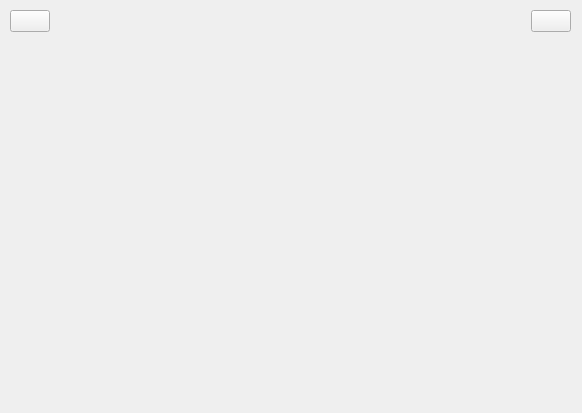
<?xml version="1.0" encoding="UTF-8"?>
<ui version="4.0">
 <class>MastrView</class>
 <widget class="QWidget" name="MastrView">
  <property name="geometry">
   <rect>
    <x>0</x>
    <y>0</y>
    <width>582</width>
    <height>413</height>
   </rect>
  </property>
  <property name="windowTitle">
   <string>MastrView</string>
  </property>
  <widget class="QStackedWidget" name="stackedWidget">
   <property name="geometry">
    <rect>
     <x>10</x>
     <y>60</y>
     <width>571</width>
     <height>291</height>
    </rect>
   </property>
  </widget>
  <widget class="QWidget" name="layoutWidget">
   <property name="geometry">
    <rect>
     <x>10</x>
     <y>10</y>
     <width>561</width>
     <height>22</height>
    </rect>
   </property>
   <layout class="QHBoxLayout" name="horizontalLayout">
    <item>
     <widget class="QPushButton" name="btBack">
      <property name="text">
       <string/>
      </property>
      <property name="icon">
       <iconset resource="lab4.qrc">
        <normaloff>:/tu/20.png</normaloff>:/tu/20.png</iconset>
      </property>
     </widget>
    </item>
    <item>
     <spacer name="horizontalSpacer_2">
      <property name="orientation">
       <enum>Qt::Horizontal</enum>
      </property>
      <property name="sizeHint" stdset="0">
       <size>
        <width>37</width>
        <height>13</height>
       </size>
      </property>
     </spacer>
    </item>
    <item>
     <widget class="QLabel" name="labelTitle">
      <property name="text">
       <string/>
      </property>
     </widget>
    </item>
    <item>
     <spacer name="horizontalSpacer">
      <property name="orientation">
       <enum>Qt::Horizontal</enum>
      </property>
      <property name="sizeHint" stdset="0">
       <size>
        <width>40</width>
        <height>20</height>
       </size>
      </property>
     </spacer>
    </item>
    <item>
     <widget class="QPushButton" name="btLogout">
      <property name="text">
       <string/>
      </property>
      <property name="icon">
       <iconset resource="lab4.qrc">
        <normaloff>:/tu/logout11.png</normaloff>:/tu/logout11.png</iconset>
      </property>
     </widget>
    </item>
   </layout>
  </widget>
 </widget>
 <resources>
  <include location="lab4.qrc"/>
 </resources>
 <connections/>
</ui>
